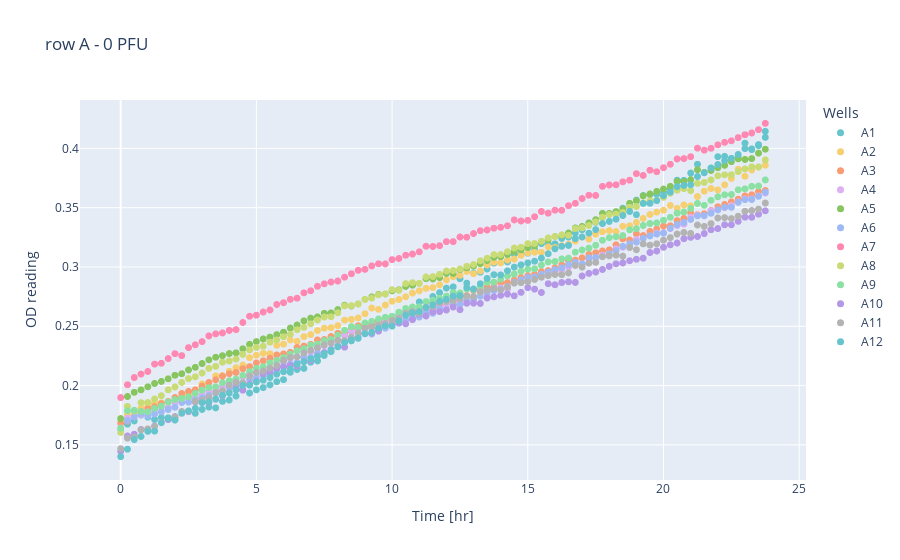
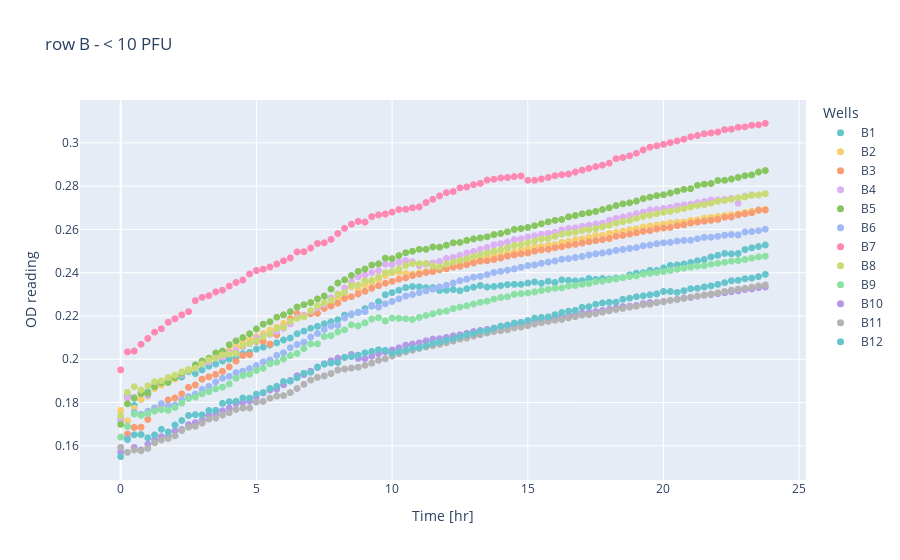
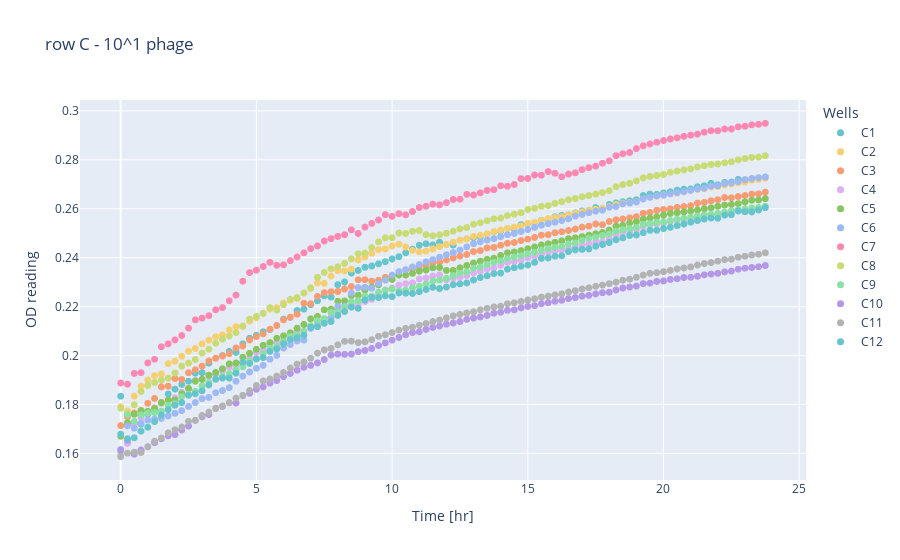

Notebook source saved alongside these figures, in order:
### Code cell
list_char = ['A', 'B', 'C', 'D', 'E', 'F', 'G', 'H']
tables = {}
num = -1

for char in list_char:
    tables[char] = df1.filter(regex=f'^{char}')
    if char == 'A':
        title = f'row {char} - 0 PFU'
    elif char == 'B':
        title = f'row {char} - < 10 PFU'
    else:
        title = f'row {char} - 10^{num} phage'
    plot_timeseries_interactive(tables[char], title, 'Wells')
    num+=1
